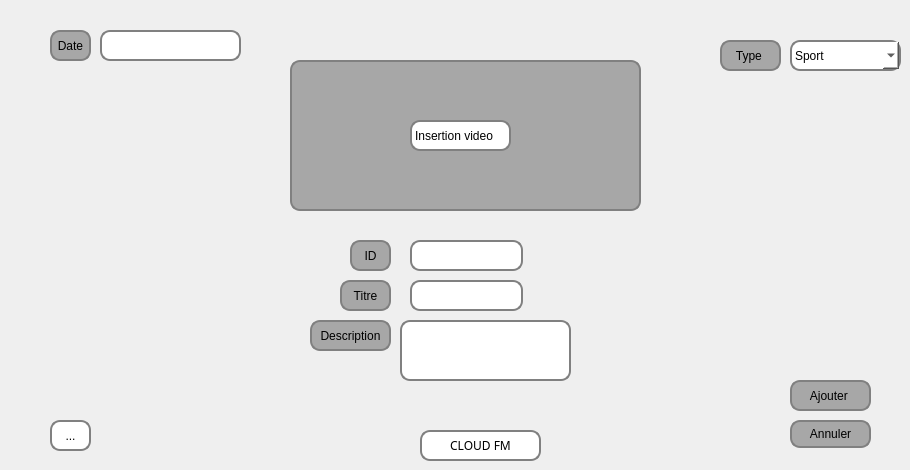
     <widget class="QWidget" name="Ajout">
      <attribute name="icon">
       <iconset>
        <normaloff>:/Downloads/ajouter.png</normaloff>:/Downloads/ajouter.png</iconset>
      </attribute>
      <attribute name="title">
       <string>Ajouter</string>
      </attribute>
      <widget class="QWidget" name="video" native="true">
       <property name="geometry">
        <rect>
         <x>290</x>
         <y>60</y>
         <width>351</width>
         <height>151</height>
        </rect>
       </property>
       <property name="styleSheet">
        <string notr="true">background-color:rgb(167, 167, 167);
border-color: rgb(255, 255, 255);
border-radius: 10px;
border: 2px solid gray;</string>
       </property>
       <widget class="QLabel" name="label_3">
        <property name="geometry">
         <rect>
          <x>120</x>
          <y>60</y>
          <width>101</width>
          <height>31</height>
         </rect>
        </property>
        <property name="styleSheet">
         <string notr="true">background-color: rgb(255, 255, 255);
border-radius: 10px;
border: 2px solid gray;</string>
        </property>
        <property name="text">
         <string>Insertion video</string>
        </property>
       </widget>
      </widget>
      <widget class="QLabel" name="label">
       <property name="geometry">
        <rect>
         <x>340</x>
         <y>280</y>
         <width>51</width>
         <height>31</height>
        </rect>
       </property>
       <property name="styleSheet">
        <string notr="true">background-color:rgb(167, 167, 167);
border-radius: 10px;
border: 2px solid gray;</string>
       </property>
       <property name="text">
        <string>Titre</string>
       </property>
       <property name="alignment">
        <set>Qt::AlignCenter</set>
       </property>
      </widget>
      <widget class="QLabel" name="label_2">
       <property name="geometry">
        <rect>
         <x>310</x>
         <y>320</y>
         <width>81</width>
         <height>31</height>
        </rect>
       </property>
       <property name="styleSheet">
        <string notr="true">background-color:rgb(167, 167, 167);
border-color: rgb(255, 255, 255);
border-radius: 10px;
border: 2px solid gray;</string>
       </property>
       <property name="text">
        <string>Description</string>
       </property>
       <property name="alignment">
        <set>Qt::AlignCenter</set>
       </property>
      </widget>
      <widget class="QLineEdit" name="titre">
       <property name="geometry">
        <rect>
         <x>410</x>
         <y>280</y>
         <width>113</width>
         <height>31</height>
        </rect>
       </property>
       <property name="styleSheet">
        <string notr="true">background-color: rgb(255, 255, 255);
border-radius: 10px;
border: 2px solid gray;</string>
       </property>
       <property name="text">
        <string/>
       </property>
      </widget>
      <widget class="QLabel" name="label_4">
       <property name="geometry">
        <rect>
         <x>720</x>
         <y>40</y>
         <width>61</width>
         <height>31</height>
        </rect>
       </property>
       <property name="styleSheet">
        <string notr="true">background-color:rgb(167, 167, 167);
border-radius: 10px;
border: 2px solid gray;</string>
       </property>
       <property name="text">
        <string>Type </string>
       </property>
       <property name="alignment">
        <set>Qt::AlignCenter</set>
       </property>
      </widget>
      <widget class="QLabel" name="label_5">
       <property name="geometry">
        <rect>
         <x>50</x>
         <y>30</y>
         <width>41</width>
         <height>31</height>
        </rect>
       </property>
       <property name="styleSheet">
        <string notr="true">background-color:rgb(167, 167, 167);
border-radius: 10px;
border: 2px solid gray;</string>
       </property>
       <property name="text">
        <string>Date</string>
       </property>
       <property name="alignment">
        <set>Qt::AlignCenter</set>
       </property>
      </widget>
      <widget class="QPushButton" name="pushButton_3">
       <property name="geometry">
        <rect>
         <x>790</x>
         <y>380</y>
         <width>81</width>
         <height>31</height>
        </rect>
       </property>
       <property name="styleSheet">
        <string notr="true">background-color:rgb(167, 167, 167);
border-color: rgb(255, 255, 255);
border-radius: 10px;
border: 2px solid gray;</string>
       </property>
       <property name="text">
        <string>Ajouter </string>
       </property>
       <property name="icon">
        <iconset>
         <normaloff>:/Downloads/ajouter.png</normaloff>:/Downloads/ajouter.png</iconset>
       </property>
      </widget>
      <widget class="QPushButton" name="pushButton_4">
       <property name="geometry">
        <rect>
         <x>790</x>
         <y>420</y>
         <width>81</width>
         <height>28</height>
        </rect>
       </property>
       <property name="styleSheet">
        <string notr="true">background-color:rgb(167, 167, 167);
border-color: rgb(255, 255, 255);
border-radius: 10px;
border: 2px solid gray;</string>
       </property>
       <property name="text">
        <string>Annuler</string>
       </property>
      </widget>
      <widget class="QLineEdit" name="le_id_3">
       <property name="geometry">
        <rect>
         <x>410</x>
         <y>240</y>
         <width>113</width>
         <height>31</height>
        </rect>
       </property>
       <property name="styleSheet">
        <string notr="true">background-color: rgb(255, 255, 255);
border-radius: 10px;
border: 2px solid gray;</string>
       </property>
      </widget>
      <widget class="QLabel" name="label_6">
       <property name="geometry">
        <rect>
         <x>350</x>
         <y>240</y>
         <width>41</width>
         <height>31</height>
        </rect>
       </property>
       <property name="styleSheet">
        <string notr="true">background-color:rgb(167, 167, 167);
border-radius: 10px;
border: 2px solid gray;</string>
       </property>
       <property name="text">
        <string>ID</string>
       </property>
       <property name="textFormat">
        <enum>Qt::PlainText</enum>
       </property>
       <property name="scaledContents">
        <bool>false</bool>
       </property>
       <property name="alignment">
        <set>Qt::AlignCenter</set>
       </property>
      </widget>
      <widget class="QLineEdit" name="description">
       <property name="geometry">
        <rect>
         <x>400</x>
         <y>320</y>
         <width>171</width>
         <height>61</height>
        </rect>
       </property>
       <property name="styleSheet">
        <string notr="true">background-color: rgb(255, 255, 255);
border-radius: 10px;
border: 2px solid gray;</string>
       </property>
      </widget>
      <widget class="QLineEdit" name="date">
       <property name="geometry">
        <rect>
         <x>100</x>
         <y>30</y>
         <width>141</width>
         <height>31</height>
        </rect>
       </property>
       <property name="styleSheet">
        <string notr="true">background-color: rgb(255, 255, 255);
border-radius: 10px;
border: 2px solid gray;</string>
       </property>
      </widget>
      <widget class="QToolButton" name="toolButton">
       <property name="geometry">
        <rect>
         <x>50</x>
         <y>420</y>
         <width>41</width>
         <height>31</height>
        </rect>
       </property>
       <property name="styleSheet">
        <string notr="true">background-color: rgb(255, 255, 255);
border-radius: 10px;
border: 2px solid gray;</string>
       </property>
       <property name="text">
        <string>...</string>
       </property>
       <property name="icon">
        <iconset>
         <normaloff>:/Downloads/reglages.png</normaloff>:/Downloads/reglages.png</iconset>
       </property>
      </widget>
      <widget class="QComboBox" name="type">
       <property name="geometry">
        <rect>
         <x>790</x>
         <y>40</y>
         <width>111</width>
         <height>31</height>
        </rect>
       </property>
       <property name="styleSheet">
        <string notr="true">background-color: rgb(255, 255, 255);
border-radius: 10px;
border: 2px solid gray;</string>
       </property>
       <item>
        <property name="text">
         <string>Sport</string>
        </property>
       </item>
       <item>
        <property name="text">
         <string>Economie</string>
        </property>
       </item>
       <item>
        <property name="text">
         <string>Politique</string>
        </property>
       </item>
       <item>
        <property name="text">
         <string>Culture</string>
        </property>
       </item>
       <item>
        <property name="text">
         <string>High Tech</string>
        </property>
       </item>
      </widget>
      <widget class="QLabel" name="label_8">
       <property name="geometry">
        <rect>
         <x>420</x>
         <y>430</y>
         <width>121</width>
         <height>31</height>
        </rect>
       </property>
       <property name="font">
        <font>
         <family>Franklin Gothic Heavy</family>
        </font>
       </property>
       <property name="styleSheet">
        <string notr="true">background-color: rgb(255, 255, 255);
border-radius: 10px;
border: 2px solid gray;</string>
       </property>
       <property name="text">
        <string>CLOUD FM</string>
       </property>
       <property name="alignment">
        <set>Qt::AlignCenter</set>
       </property>
      </widget>
     </widget>
